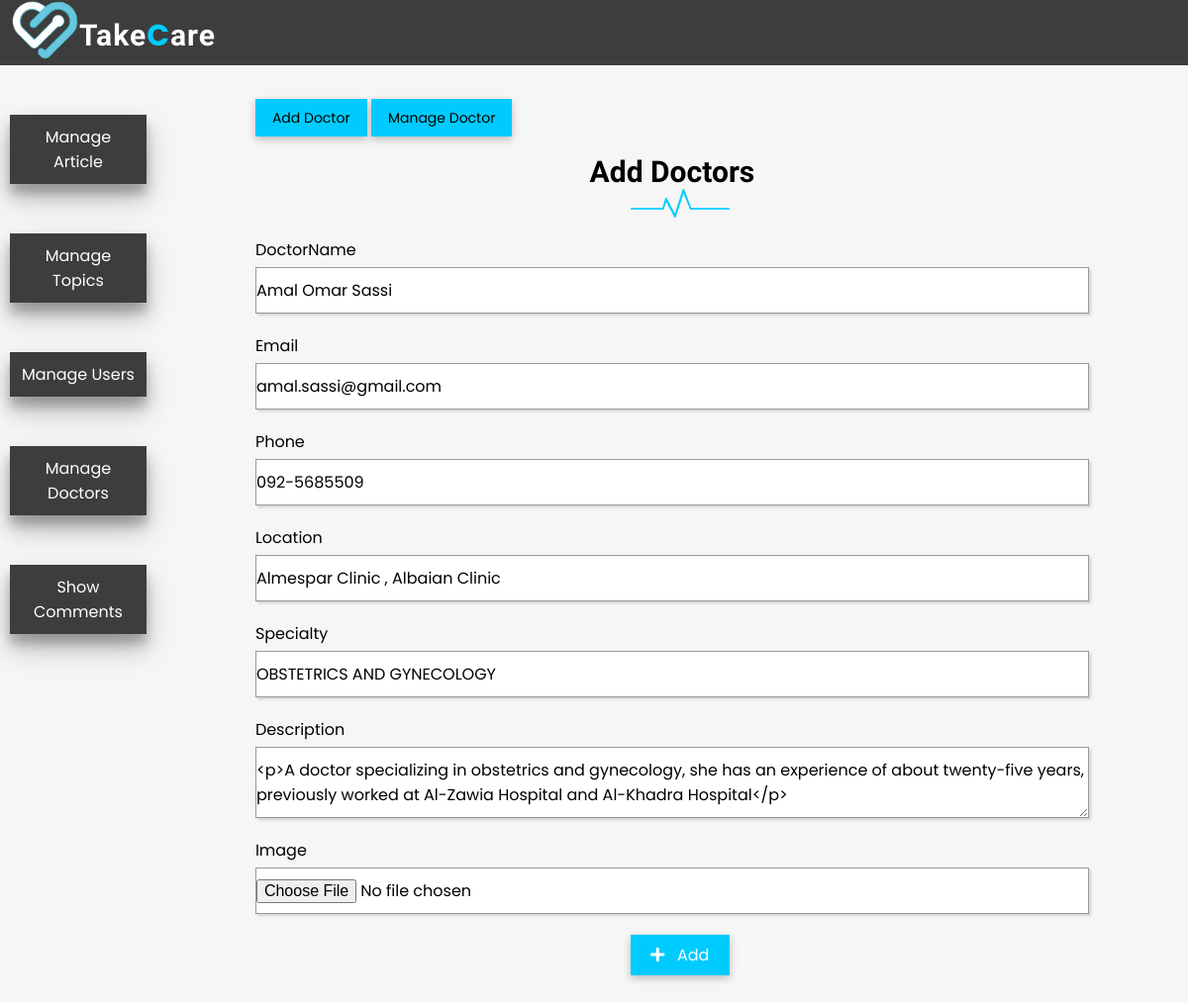
/admin/doctors/edit_doctors.php?id=12, run on the app's committed database.
### tables this page shows
CREATE TABLE IF NOT EXISTS `doctors` (
  `id` int(11) NOT NULL AUTO_INCREMENT,
  `doctorname` varchar(255) NOT NULL,
  `doctorphone` varchar(255) NOT NULL,
  `doctoremail` varchar(255) DEFAULT NULL,
  `location` varchar(300) NOT NULL,
  `specialty` varchar(255) NOT NULL,
  `image` varchar(255) NOT NULL,
  `description` text NOT NULL,
  PRIMARY KEY (`id`)
);

### app/controllers/doctors.php (called while the page is built, shortened)
<?php
include(MAIN_PATH. "/app/database/db.php");
$table='doctors';
if(isset($_GET['id']))
{
    $id=$_GET['id'];
    $doctor=selectOne($table,['id' =>$id]);
    $doctorname=$doctor['doctorname'];
    $email=$doctor['doctoremail'];
    $phone=$doctor['doctorphone'];
    $location=$doctor['location'];
    $specialty=$doctor['specialty'];
    $description=$doctor['description'];
}

### app/database/db.php (called while the page is built, shortened)
<?php
require("connect.php");
function executeQuery($sql,$data)
{
    global $conn;
    $st=$conn->prepare($sql);
    $values=array_values($data);
    $types=str_repeat('s',count($values));
    $st->bind_param($types, ...$values);
    $st->execute();
    return $st;
}
function selectOne($table,$condition)
{
    $sql = "SELECT * FROM $table";
    $c=0;
    foreach($condition as $key => $value){
        if ($c === 0) {
            $sql = $sql . " WHERE $key=?";
        } else {
            $sql=$sql . " AND $key=?";
        }
        $c++;
    }
    $sql=$sql . " LIMIT 1";
    $st = executeQuery($sql,$condition);
    $records=$st->get_result()->fetch_assoc();
    return $records;
}

### admin/doctors/edit_doctors.php (the view, shortened to what this page needs)
<?php
include(MAIN_PATH."/app/controllers/doctors.php");
?>
<html>
    <head>
        <link rel="stylesheet" type="text/css" href="../../subfolders/css/Formedical_subpage.css" />
        <link rel="stylesheet" type="text/css" href="../../subfolders/css/admin.css" />
        <link href="https://fonts.googleapis.com/css2?family=Kaushan+Script&family=Poppins&display=swap" rel="stylesheet"></head>
        <link rel="stylesheet" href="https://use.fontawesome.com/releases/v5.7.2/css/all.css">
    </head>
    <body>
    <section class="main-admin">
    <?php include(MAIN_PATH ."/app/includes/adminHeader.php"); ?>
    <section id="Admin-wrapper">
        <div class="left-sidebar">
            <ul>
                <li ><a href="<?php echo BASE_URL .'/admin/articles/index_articles.php' ?>">Manage Article</a></li>
                <li ><a href="<?php echo BASE_URL .'/admin/topics/index_topics.php' ?>">Manage Topics</a></li>
                <li ><a href="<?php echo BASE_URL .'/admin/users/index_users.php' ?>">Manage Users</a></li>
                <li ><a href="<?php echo BASE_URL .'/admin/doctors/index_doctors.php' ?>">Manage Doctors</a></li>
                <li ><a href="<?php echo BASE_URL .'/admin/index_comments.php' ?>">Show Comments</a></li>
            </ul>
        </div>
        <div class="admin-content">
           <div class="buttom-gruop">
                <a href="create_doctors.php" class="btn btn-big">Add Doctor</a>
                <a href="index_doctors.php" class="btn btn-big">Manage Doctor</a>
           </div>
           <div class="other-content">
              <h2 class="page-title">Add Doctors</h2>
              <img src="../../subfolders/image/n.png" alt="">
            <form action="edit_doctors.php" method="POST" id="doctor" name="doctor" enctype="multipart/form-data"  onsubmit="return d_check(this)">
                <div>
                   <label >DoctorName</label>
                   <input type="text" name="doctorname" id="doctorname" class="admin-input" value="<?php echo $doctorname; ?>" >
               </div>
               <div>
                    <label >Email</label>
                    <input type="text" name="doctoremail" id="doctoremail" class="admin-input" value="<?php echo $email; ?>">
                </div>
                <div>
                    <label >Phone</label>
                    <input type="text" name="doctorphone" id="doctorphone" class="admin-input" maxlength="11" onkeypress="return onlyNumberKey(event)" value="<?php echo $phone; ?>">
                </div>
                <div>
                    <label >Location</label>
                    <input type="text" name="location" id="location" class="admin-input" value="<?php echo $location; ?>" >
                </div>
                <div>
                    <label >Specialty</label>
                    <input type="text" name="specialty" id="specialty" class="admin-input" value="<?php echo $specialty; ?>">
                </div>
                <div>
                    <label>Description</label>
                    <textarea name="description" class="admin-input" id="body"><?php echo $description; ?></textarea>
                </div>
                <div>
                    <label >Image</label>
                    <input type="file" name="image"  class="admin-input">
                </div>
                <div>
                <button type="submit" name="editdoctor" class="btn2 btn-big"><i class="fas fa-plus"></i>&nbsp;&nbsp;&nbsp;Add</button>
                </div>
            </form>
            </div>
        </div>
    </section>
    </section>
    </body>
</html>

### subfolders/css/Formedical_subpage.css (style rules this page uses)
* { box-sizing: border-box; font-family: 'Poppins', sans-serif; }
html, body { height: 100%; margin:0; padding:0; background: #F6F6F6; }
a { text-decoration: none; color: inherit; }
li { text-decoration: none; }
.btn { padding: .5rem 1rem; background-color:white ; border: 1px solid #00cbff; font-size: 14px; }
.btn2 { padding: .5rem 1rem; background-color:#00cbff; color: white; font-size: 14px; border: none; }

### subfolders/css/admin.css (style rules this page uses)
li { text-decoration: none; display: block; }
#Admin-wrapper { height: calc(100% - 66px); display: flex; }
#Admin-wrapper .left-sidebar { height: 100%; flex: 1.5; }
#Admin-wrapper .left-sidebar ul { list-style: none; margin: 0; margin-left: 10px; margin-right: 10px; padding: 0; color: white; }
#Admin-wrapper .left-sidebar ul li { margin-bottom: 50px; margin-top: 50px; }
#Admin-wrapper .left-sidebar ul li a { padding: 10px; margin-top: 20px; display: block; background-color: #000000c0; text-align: center; box-shadow: rgba(0, 0, 0, 0.25) 0px 14px 28px, rgba(0, 0, 0, 0.22) 0px 10px 10px; }
#Admin-wrapper .admin-content { height: 100%; flex: 8; padding: 40px 100px 100px; overflow-y: scroll; }
#Admin-wrapper .admin-content h2 { margin-bottom: 0; }
#Admin-wrapper .admin-content img { margin-left: 45%; margin-bottom: 20px; }
#Admin-wrapper .admin-content .buttom-gruop .btn-big { background: #00cbff; color: black; box-shadow: rgba(0, 0, 0, 0.24) 0px 3px 8px; }
#Admin-wrapper .admin-content .page-title { text-align: center; font-family: 'Kaushan Script', cursive; font-size:30px; }
#Admin-wrapper .admin-content .other-content .btn2 { margin-left: 45%; width: 100px; font-size: 16px; box-shadow: rgba(0, 0, 0, 0.24) 0px 3px 8px; }
.admin-input { padding: 10px 0; width:100%; margin: 5px 0; border: 1px solid #999; box-shadow: rgba(0, 0, 0, 0.15) 1.95px 1.95px 2.6px; outline: none; background: white; font-size:16; }
form div { margin-bottom: 15px; }

### data on the page
doctors: doctorname "Amal Omar Sassi", doctoremail "amal.sassi@gmail.com", doctorphone "092-5685509", location "Almespar Clinic , Albaian Clinic", specialty "OBSTETRICS AND GYNECOLOGY", description "<p>A doctor specializing in obstetrics and gynecology, she has an experience of about twenty-five years, previously worked at Al-Zawia Hospital and Al-Khadra Hospital</p>"
